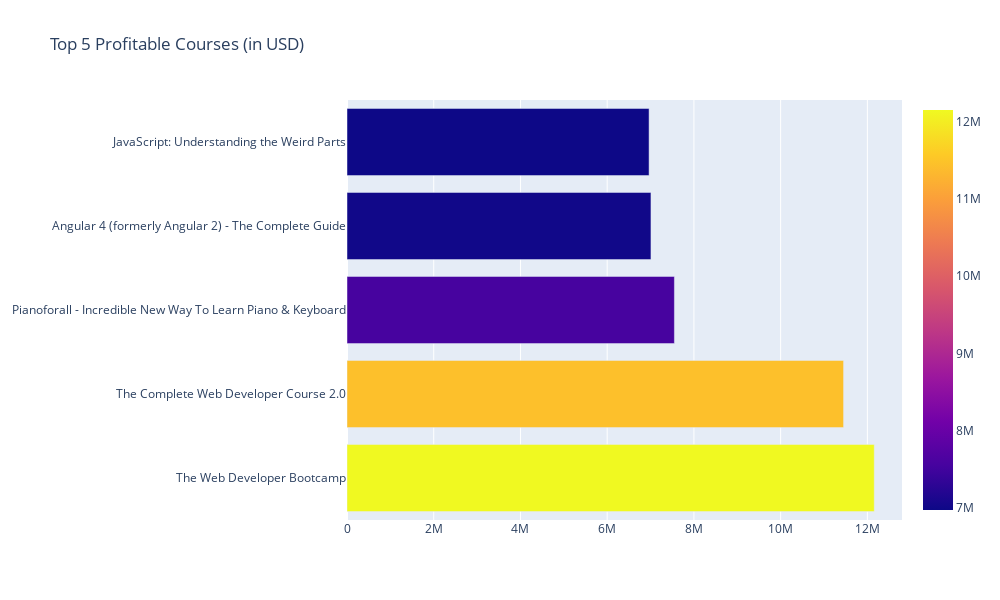

The notebook cell this image was saved under:
### Code cell
df_profit = df
df_profit['organic_profit'] = df['num_subscribers'] * df['price']*0.5
df_profit = df_profit.loc[idx[df_profit['organic_profit'].sort_values(ascending=False).index]][['course_title', 'subject', 'organic_profit']]

f=df_profit.head()
figs = make_subplots(rows=1, cols=1)
figs.append_trace(go.Bar(
    x=f['organic_profit'],
    y=f['course_title'],
    orientation='h',
    marker = dict(color=f['organic_profit'].values, coloraxis='coloraxis')
    ), row=1, col=1)
figs['layout'].update(height=600, width=1000, title='Top 5 Profitable Courses (in USD)')
figs.show()

### Figure 1 — Plotly figure (JSON) as saved in the notebook; plotly's stock layout.template omitted (floating-point values rounded to 4 significant figures)
{"data": [{"marker": {"color": [12158400, 11451200, 7549900, 7009385, 6966050], "coloraxis": "coloraxis"}, "orientation": "h", "type": "bar", "x": [12158400, 11451200, 7549900, 7009385, 6966050], "xaxis": "x", "y": ["The Web Developer Bootcamp", "The Complete Web Developer Course 2.0", "Pianoforall - Incredible New Way To Learn Piano & Keyboard", "Angular 4 (formerly Angular 2) - The Complete Guide", "JavaScript: Understanding the Weird Parts"], "yaxis": "y"}], "layout": {"height": 600, "title": {"text": "Top 5 Profitable Courses (in USD)"}, "width": 1000, "xaxis": {"anchor": "y", "domain": [0, 1]}, "yaxis": {"anchor": "x", "domain": [0, 1]}}}
